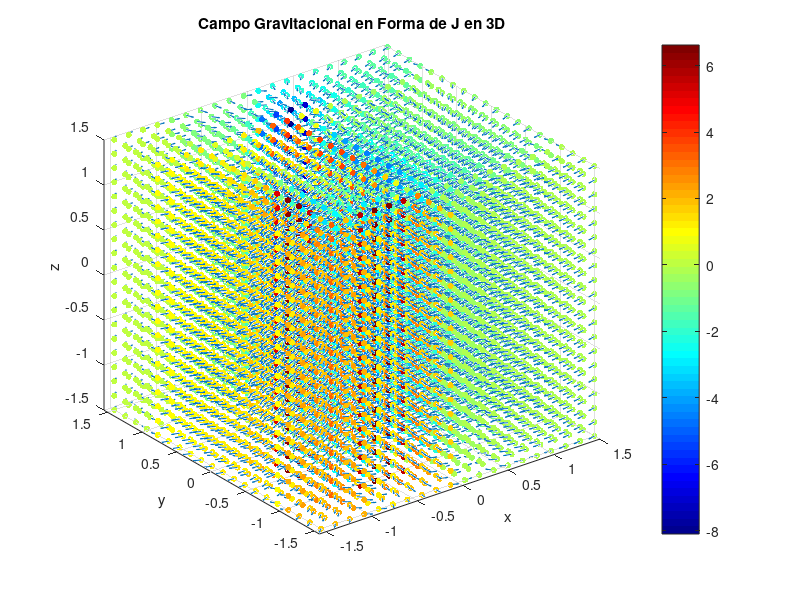

MATLAB code to generate this figure:
% Juan David Ruiz Olmos
% juanruiz309381@correo.itm.edu.co

clc;
clear;
close all;

% Función de potencial gravitacional f
% En el origen f = asinh((10.*(x) - 3)./(10.*(y)))-asinh(((10.*(x))+3)./(10.*(y)))
f = @(x,y,z) (asinh((10.*(x) - 3)./(10.*(y-1)))-asinh(((10.*(x))+3)./(10.*(y-1))))...
    +(asinh((10.*(y).*(1./2) - 3)./(10.*(x)))-asinh(((10.*(y).*(1./2))+3)./(10.*(x))))...
    +(asinh((10.*(x+0.5) - 3)./(10.*(y+1)))-asinh(((10.*(x+0.5))+3)./(10.*(y+1))))...
    +(asinh((10.*(y+0.5) - 3)./(10.*(x+1)))-asinh(((10.*(y+0.5))+3)./(10.*(x+1))));

% Creación de la malla de puntos en el espacio
x_range = linspace(-1.5, 1.5, 20);
y_range = linspace(-1.5, 1.5, 20);
z_range = linspace(-1.5, 1.5, 20);
[X, Y, Z] = meshgrid(x_range, y_range, z_range);

% Evaluación de la función de potencial en la malla de puntos
V = f(X, Y, Z);

% Cálculo del gradiente del potencial (campo gravitacional)
[gX, gY, gZ] = gradient(-V, x_range, y_range, z_range);

% Normalizar los vectores del campo gravitacional (flechas)
norm_g = sqrt(gX.^2 + gY.^2 + gZ.^2); % Calcular la norma (magnitud) de cada vector
gX_normalized = gX ./ norm_g; % Normalizar componentes en X
gY_normalized = gY ./ norm_g; % Normalizar componentes en Y
gZ_normalized = gZ ./ norm_g; % Normalizar componentes en Z

% Escalar los datos para definir el tamaño de los vectores
scale_factor = 0.5;

% Graficar los vectores del campo gravitacional con colores según el valor del potencial
figure;
h = quiver3(X, Y, Z, gX_normalized, gY_normalized, gZ_normalized, scale_factor);
hold on;
scatter3(X(:), Y(:), Z(:), 20, V(:), 'filled'); % Añadir puntos de color para la barra de colores
hold off;
axis tight;
xlabel('x');
ylabel('y');
zlabel('z');
title('Campo Gravitacional en Forma de J en 3D');
colorbar;
colormap(jet); % Escala de color